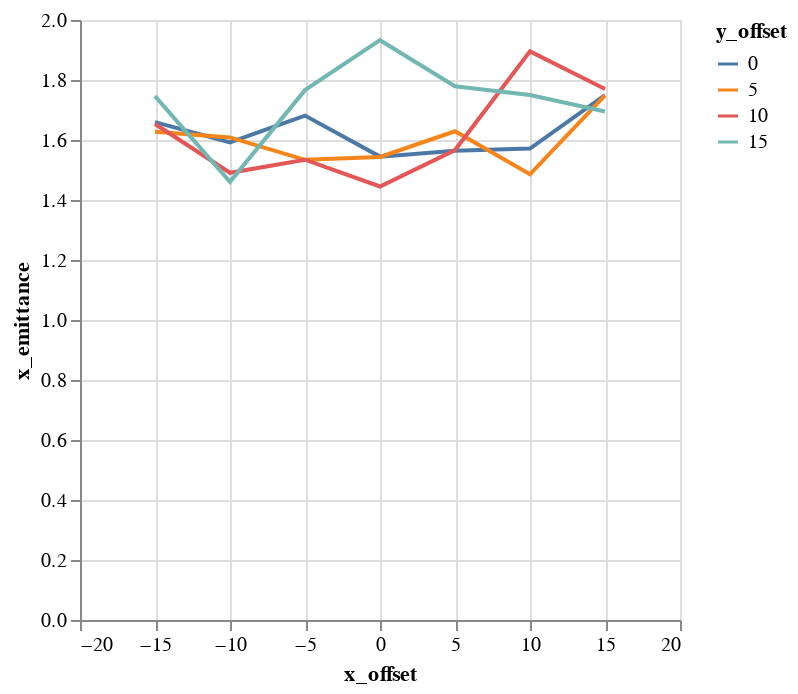

This figure's notebook cell:
### Markdown cell above
## Plots

### Code cell
alt.Chart(emit_df).mark_line().encode(
    color='y_offset:N',
    x='x_offset',
    y='x_emittance',
)

### Figure 1 — Vega-Lite specification as saved in the notebook (floating-point values rounded to 4 significant figures)
{"$schema": "https://vega.github.io/schema/vega-lite/v1.2.1.json", "data": {"values": [{"losses": 0, "relbeta": 0.002309, "sourceID": 16777222, "sourceName": "x_-15_y_0", "x_emittance": 1.659, "x_emittance_rel": 1.024, "x_norm_emittance": 0.003831, "x_offset": -15, "y_emittance": 1.571, "y_emittance_rel": 0.9992, "y_norm_emittance": 0.003627, "y_offset": 0}, {"losses": 0, "relbeta": 0.002309, "sourceID": 16777229, "sourceName": "x_-15_y_5", "x_emittance": 1.627, "x_emittance_rel": 1.021, "x_norm_emittance": 0.003757, "x_offset": -15, "y_emittance": 1.597, "y_emittance_rel": 1.002, "y_norm_emittance": 0.003687, "y_offset": 5}, {"losses": 0, "relbeta": 0.002309, "sourceID": 16777236, "sourceName": "x_-15_y_10", "x_emittance": 1.653, "x_emittance_rel": 1.022, "x_norm_emittance": 0.003816, "x_offset": -15, "y_emittance": 1.608, "y_emittance_rel": 1.007, "y_norm_emittance": 0.003712, "y_offset": 10}, {"losses": 0, "relbeta": 0.002309, "sourceID": 16777243, "sourceName": "x_-15_y_15", "x_emittance": 1.746, "x_emittance_rel": 1.045, "x_norm_emittance": 0.004031, "x_offset": -15, "y_emittance": 1.67, "y_emittance_rel": 1.005, "y_norm_emittance": 0.003856, "y_offset": 15}, {"losses": 0, "relbeta": 0.002309, "sourceID": 16777220, "sourceName": "x_-10_y_0", "x_emittance": 1.592, "x_emittance_rel": 0.9998, "x_norm_emittance": 0.003675, "x_offset": -10, "y_emittance": 1.553, "y_emittance_rel": 1.0, "y_norm_emittance": 0.003586, "y_offset": 0}, {"losses": 0, "relbeta": 0.002309, "sourceID": 16777227, "sourceName": "x_-10_y_5", "x_emittance": 1.608, "x_emittance_rel": 0.9972, "x_norm_emittance": 0.003713, "x_offset": -10, "y_emittance": 1.583, "y_emittance_rel": 1.002, "y_norm_emittance": 0.003654, "y_offset": 5}, {"losses": 0, "relbeta": 0.002309, "sourceID": 16777234, "sourceName": "x_-10_y_10", "x_emittance": 1.491, "x_emittance_rel": 1.003, "x_norm_emittance": 0.003441, "x_offset": -10, "y_emittance": 1.676, "y_emittance_rel": 1.006, "y_norm_emittance": 0.003869, "y_offset": 10}, {"losses": 0, "relbeta": 0.002309, "sourceID": 16777241, "sourceName": "x_-10_y_15", "x_emittance": 1.46, "x_emittance_rel": 1.007, "x_norm_emittance": 0.003372, "x_offset": -10, "y_emittance": 1.639, "y_emittance_rel": 1.003, "y_norm_emittance": 0.003785, "y_offset": 15}, {"losses": 0, "relbeta": 0.002309, "sourceID": 16777218, "sourceName": "x_-5_y_0", "x_emittance": 1.681, "x_emittance_rel": 1.003, "x_norm_emittance": 0.003881, "x_offset": -5, "y_emittance": 1.72, "y_emittance_rel": 1.001, "y_norm_emittance": 0.00397, "y_offset": 0}, {"losses": 0, "relbeta": 0.002309, "sourceID": 16777225, "sourceName": "x_-5_y_5", "x_emittance": 1.534, "x_emittance_rel": 1.007, "x_norm_emittance": 0.003541, "x_offset": -5, "y_emittance": 1.637, "y_emittance_rel": 1.007, "y_norm_emittance": 0.003779, "y_offset": 5}, {"losses": 0, "relbeta": 0.002309, "sourceID": 16777232, "sourceName": "x_-5_y_10", "x_emittance": 1.534, "x_emittance_rel": 1.015, "x_norm_emittance": 0.003542, "x_offset": -5, "y_emittance": 1.57, "y_emittance_rel": 1.016, "y_norm_emittance": 0.003623, "y_offset": 10}, {"losses": 0, "relbeta": 0.002309, "sourceID": 16777239, "sourceName": "x_-5_y_15", "x_emittance": 1.766, "x_emittance_rel": 1.044, "x_norm_emittance": 0.004078, "x_offset": -5, "y_emittance": 1.549, "y_emittance_rel": 1.029, "y_norm_emittance": 0.003576, "y_offset": 15}, {"losses": 0, "relbeta": 0.002309, "sourceID": 16777216, "sourceName": "x_0_y_0", "x_emittance": 1.545, "x_emittance_rel": 1.003, "x_norm_emittance": 0.003566, "x_offset": 0, "y_emittance": 1.537, "y_emittance_rel": 1.0, "y_norm_emittance": 0.003549, "y_offset": 0}, {"losses": 0, "relbeta": 0.002309, "sourceID": 16777223, "sourceName": "x_0_y_5", "x_emittance": 1.544, "x_emittance_rel": 1.002, "x_norm_emittance": 0.003564, "x_offset": 0, "y_emittance": 1.553, "y_emittance_rel": 1.012, "y_norm_emittance": 0.003585, "y_offset": 5}, {"losses": 0, "relbeta": 0.002309, "sourceID": 16777230, "sourceName": "x_0_y_10", "x_emittance": 1.445, "x_emittance_rel": 1.03, "x_norm_emittance": 0.003336, "x_offset": 0, "y_emittance": 1.516, "y_emittance_rel": 1.028, "y_norm_emittance": 0.0035, "y_offset": 10}, {"losses": 0, "relbeta": 0.002309, "sourceID": 16777237, "sourceName": "x_0_y_15", "x_emittance": 1.933, "x_emittance_rel": 1.093, "x_norm_emittance": 0.004462, "x_offset": 0, "y_emittance": 1.774, "y_emittance_rel": 1.1, "y_norm_emittance": 0.004096, "y_offset": 15}, {"losses": 0, "relbeta": 0.002309, "sourceID": 16777217, "sourceName": "x_5_y_0", "x_emittance": 1.564, "x_emittance_rel": 1.009, "x_norm_emittance": 0.003611, "x_offset": 5, "y_emittance": 1.68, "y_emittance_rel": 1.003, "y_norm_emittance": 0.003878, "y_offset": 0}, {"losses": 0, "relbeta": 0.002309, "sourceID": 16777224, "sourceName": "x_5_y_5", "x_emittance": 1.629, "x_emittance_rel": 1.017, "x_norm_emittance": 0.003761, "x_offset": 5, "y_emittance": 1.485, "y_emittance_rel": 1.008, "y_norm_emittance": 0.003429, "y_offset": 5}, {"losses": 0, "relbeta": 0.002309, "sourceID": 16777231, "sourceName": "x_5_y_10", "x_emittance": 1.566, "x_emittance_rel": 1.071, "x_norm_emittance": 0.003616, "x_offset": 5, "y_emittance": 1.609, "y_emittance_rel": 1.009, "y_norm_emittance": 0.003714, "y_offset": 10}, {"losses": 0, "relbeta": 0.002309, "sourceID": 16777238, "sourceName": "x_5_y_15", "x_emittance": 1.779, "x_emittance_rel": 1.113, "x_norm_emittance": 0.004108, "x_offset": 5, "y_emittance": 1.693, "y_emittance_rel": 1.076, "y_norm_emittance": 0.003908, "y_offset": 15}, {"losses": 0, "relbeta": 0.002309, "sourceID": 16777219, "sourceName": "x_10_y_0", "x_emittance": 1.571, "x_emittance_rel": 1.034, "x_norm_emittance": 0.003627, "x_offset": 10, "y_emittance": 1.604, "y_emittance_rel": 1.003, "y_norm_emittance": 0.003703, "y_offset": 0}, {"losses": 0, "relbeta": 0.002309, "sourceID": 16777226, "sourceName": "x_10_y_5", "x_emittance": 1.486, "x_emittance_rel": 1.026, "x_norm_emittance": 0.00343, "x_offset": 10, "y_emittance": 1.498, "y_emittance_rel": 0.994, "y_norm_emittance": 0.003457, "y_offset": 5}, {"losses": 0, "relbeta": 0.002309, "sourceID": 16777233, "sourceName": "x_10_y_10", "x_emittance": 1.895, "x_emittance_rel": 1.088, "x_norm_emittance": 0.004376, "x_offset": 10, "y_emittance": 1.661, "y_emittance_rel": 1.03, "y_norm_emittance": 0.003835, "y_offset": 10}, {"losses": 0, "relbeta": 0.002309, "sourceID": 16777240, "sourceName": "x_10_y_15", "x_emittance": 1.75, "x_emittance_rel": 1.112, "x_norm_emittance": 0.00404, "x_offset": 10, "y_emittance": 1.579, "y_emittance_rel": 1.045, "y_norm_emittance": 0.003646, "y_offset": 15}, {"losses": 0, "relbeta": 0.002309, "sourceID": 16777221, "sourceName": "x_15_y_0", "x_emittance": 1.749, "x_emittance_rel": 1.167, "x_norm_emittance": 0.004039, "x_offset": 15, "y_emittance": 1.581, "y_emittance_rel": 1.002, "y_norm_emittance": 0.00365, "y_offset": 0}, {"losses": 1, "relbeta": 0.002309, "sourceID": 16777228, "sourceName": "x_15_y_5", "x_emittance": 1.749, "x_emittance_rel": 1.113, "x_norm_emittance": 0.004038, "x_offset": 15, "y_emittance": 1.487, "y_emittance_rel": 1.001, "y_norm_emittance": 0.003433, "y_offset": 5}, {"losses": 0, "relbeta": 0.002309, "sourceID": 16777235, "sourceName": "x_15_y_10", "x_emittance": 1.77, "x_emittance_rel": 1.091, "x_norm_emittance": 0.004086, "x_offset": 15, "y_emittance": 1.638, "y_emittance_rel": 1.013, "y_norm_emittance": 0.00378, "y_offset": 10}, {"losses": 0, "relbeta": 0.002309, "sourceID": 16777242, "sourceName": "x_15_y_15", "x_emittance": 1.695, "x_emittance_rel": 1.119, "x_norm_emittance": 0.003912, "x_offset": 15, "y_emittance": 1.671, "y_emittance_rel": 1.053, "y_norm_emittance": 0.003858, "y_offset": 15}]}, "encoding": {"color": {"field": "y_offset", "type": "nominal"}, "x": {"field": "x_offset", "type": "quantitative"}, "y": {"field": "x_emittance", "type": "quantitative"}}, "mark": "line"}
